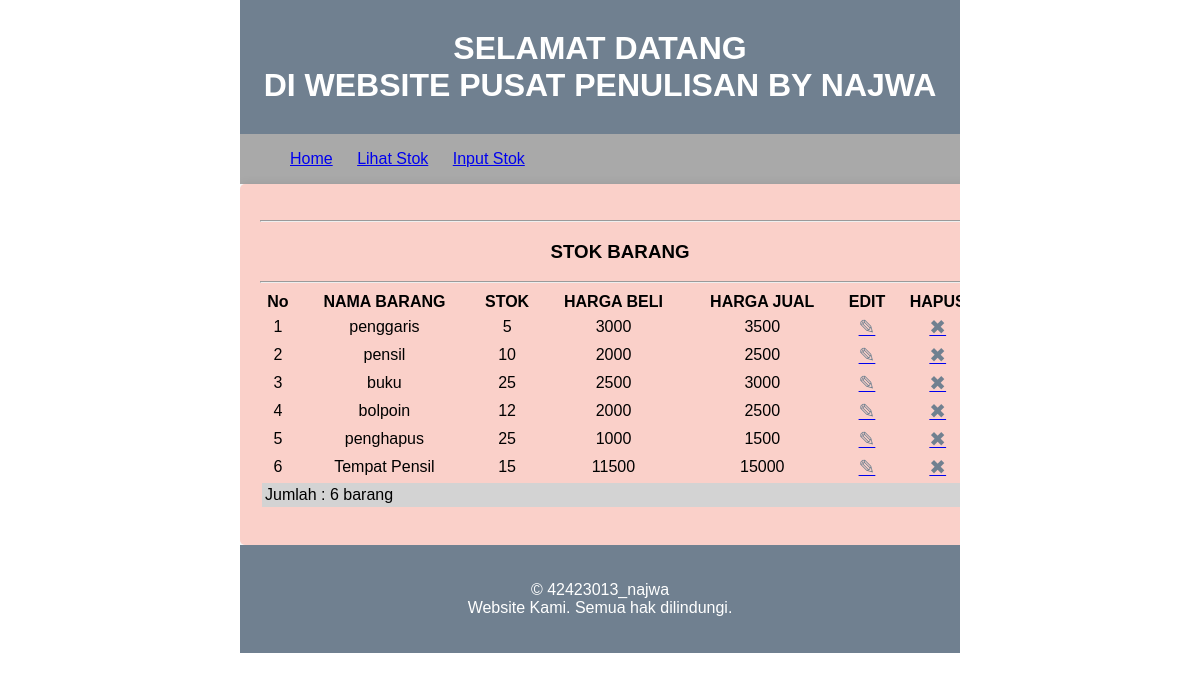
/alattulis_najwa/index.php?page=view_data, run on the app's committed database.
### tables this page shows
CREATE TABLE `tb_najwa_stok` (
  `id_barang` int(12) NOT NULL,
  `nama_barang` varchar(255) NOT NULL,
  `stok` int(12) NOT NULL,
  `harga_beli` int(12) NOT NULL,
  `harga_jual` int(12) NOT NULL
);

### alattulis_najwa/view_data.php (the view, shortened to what this page needs)
<hr/>
<h3  align="center">STOK BARANG</h3>
<hr/>
<table width ="100%" align="center" cellspacing="0" cellpadding="2">
<thead align="center">
<tr>
		<th align="center">No</th>
		<th>NAMA BARANG</th>
		<th>STOK</th>
		<th>HARGA BELI</th>
		<th>HARGA JUAL</th>
		<th>EDIT</th>
		<th>HAPUS</th>
</tr>
</thead>
<?php
		include "database.php";
		$query = mysqli_query($koneksi,"SELECT * FROM tb_najwa_stok ORDER BY id_barang");
		$total = mysqli_num_rows($query);
		$no = 1;
		while ($data=mysqli_fetch_array($query)) {
		 ?>
<tbody>
<tr>
		<td align="center"><?php echo $no; ?></td>
		<td align="center"><?php echo $data['nama_barang']; ?></td>
		<td align="center"><?php echo $data['stok'];?></td>
		<td align="center"><?php echo $data['harga_beli']; ?></td>
		<td align="center"><?php echo $data['harga_jual'];?></td>
		 			<td align="center">
		 			<a href="?page=edit&id_barang=<?php echo $data['id_barang'];?>"><span class="edit_icon">&#9998; </span> </a>
		 			</td>
		 			<td align="center">
		 				<a href="?page=proses&id_barang=<?php echo $data['id_barang']; ?>" onclick="return confirm ('Anda yakin ingin menghapus data <?php echo $data['nama_barang'];?> ?')"><span class="hapus_icon">&#10006; </span> </i></a>
		 			</td>
		 	</tr>
		 	<?php $no++;} ?>
		 </tbody>
</table>
<table width="100%" cellpadding="3">
	<tr style="background-color: lightgrey;">
		<td>Jumlah : <?php echo $total; ?> barang</td>
	</tr>
</table>

### alattulis_najwa/index.php (shortened to what this page needs)
<!DOCTYPE html>
<html lang="id">
<head>
</head>
<body>
    <header>
        <h1>SELAMAT DATANG <br> DI WEBSITE PUSAT PENULISAN BY NAJWA</h1>
    </header>
    <div class="container">
        <div class="menu">
               <ul>
                    <li><a href="?page=home.php">Home</a></li>
                    <li><a href="?page=view_data">Lihat Stok</a></li>
                     <li><a href="?page=add_data">Input Stok</a></li>
               </ul>
          </div>
        <div class="content">
            <p>
                    <?php
                    switch($_GET['page']) {
                    case "view_data";
                    include "view_data.php";
                    break;
                     }
                     ?>
               </p>
        </div>
    </div>
    <footer>
        <p>&copy; 42423013_najwa <br>Website Kami. Semua hak dilindungi.</p

### alattulis_najwa/index.php (style rules this page uses)
body { font-family: Arial, sans-serif; margin: 0 auto; padding: 0; background-color:white; width: 60%; }
header { background: slategrey; color: white; padding: 10px 0; text-align: center; }
.container { width: auto; margin: auto; overflow: hidden; }
h1 { margin: 20px 0; }
.menu { background-color: darkgrey; width: 100%; height: 100% auto; float: left; }
ul { overflow: hidden; }
ul li { list-style-type: none; display: inline; margin-inline: 10px; }
.content { width: 100%; height: 100% auto; background: #FAD0C9; padding: 20px; border-radius: 5px; float: left; box-shadow: 0 0 10px rgba(0, 0, 0, 0.1); }
footer { text-align: center; padding: 20px 0; background: slategrey; color: white; position: relative; bottom: 0; width: 100%; }

### alattulis_najwa/view_data.php (style rules this page uses)
.edit_icon { text-decoration: none; color: slategrey; font-size: 20px; }
.hapus_icon { text-decoration: none; color: slategrey; font-size: 20px; }

### data on the page
tb_najwa_stok: nama_barang "penggaris", stok "5", harga_beli "3000", harga_jual "3500"
tb_najwa_stok: nama_barang "pensil", stok "10", harga_beli "2000", harga_jual "2500"
tb_najwa_stok: nama_barang "buku", stok "25", harga_beli "2500", harga_jual "3000"
tb_najwa_stok: nama_barang "bolpoin", stok "12", harga_beli "2000", harga_jual "2500"
tb_najwa_stok: nama_barang "penghapus", stok "25", harga_beli "1000", harga_jual "1500"
tb_najwa_stok: nama_barang "Tempat Pensil", stok "15", harga_beli "11500", harga_jual "15000"

### other printed values
$total "6"
